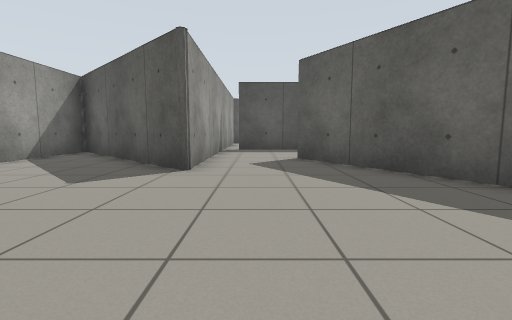
View 1 (above)

24 first-person views from a walk through a robot-simulator world made for Gazebo. The camera is 0.72 m above the floor, tilts 6° down and sees 85° across. The floor is counted in squares, 1 m on a side. Each view is taken from the middle of a square. On the plan, view 1 faces up. The plan holds only what a view shows up to about 10 squares ahead; the rest is blank.

View 2
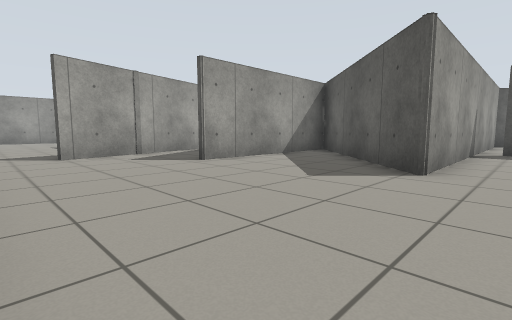

View 3
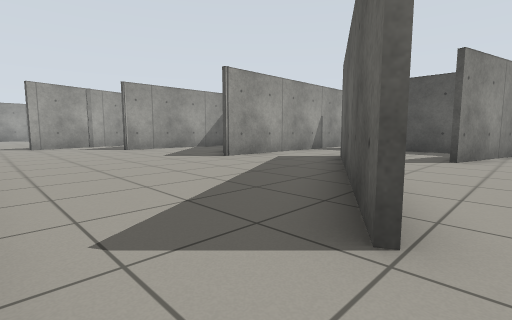

View 4
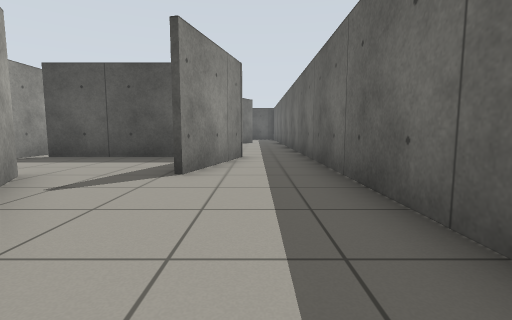

View 5
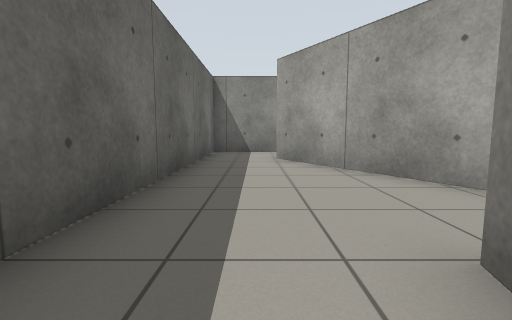

View 6
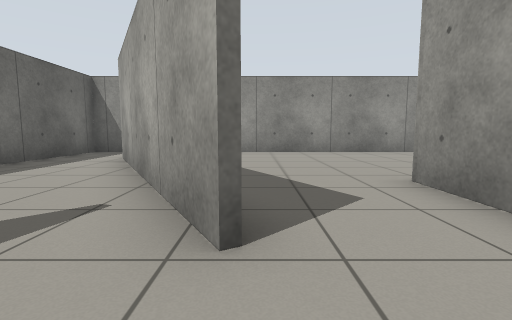

View 7
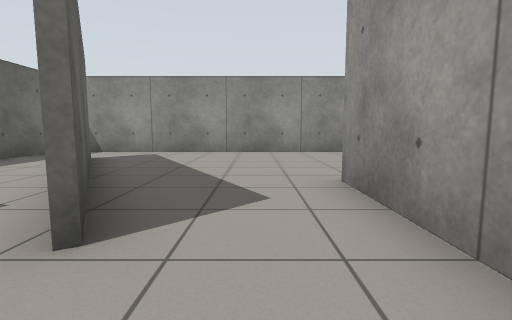

View 8
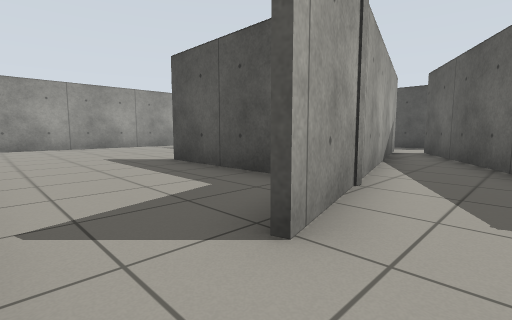

View 9
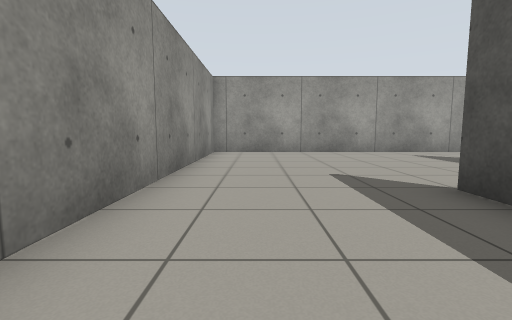

View 10
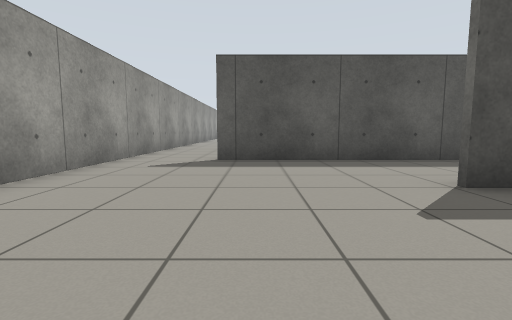

View 11
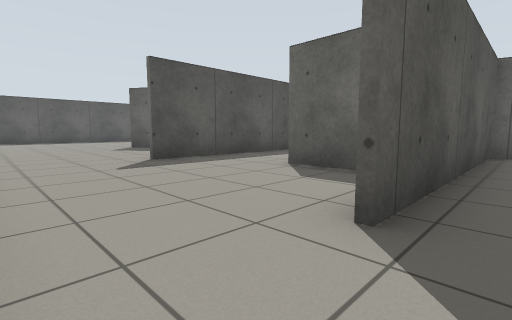

View 12
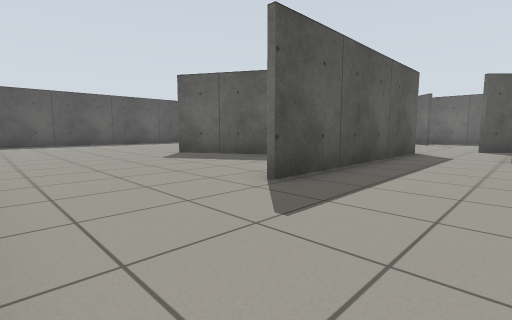

View 13
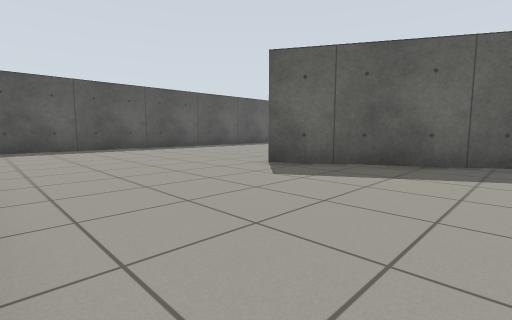

View 14
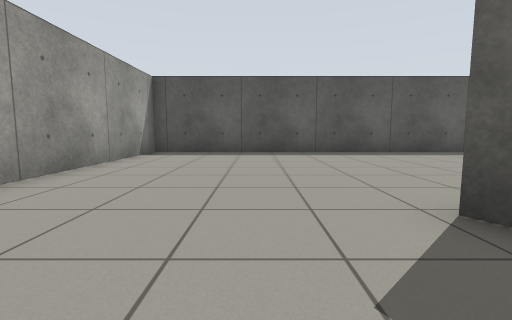

View 15
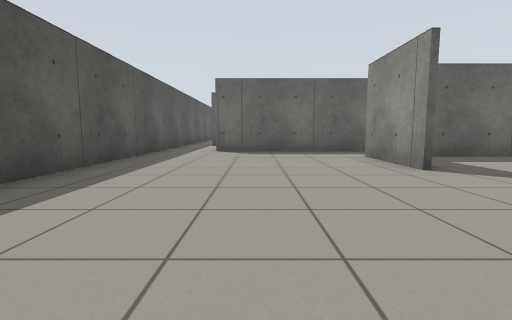

View 16
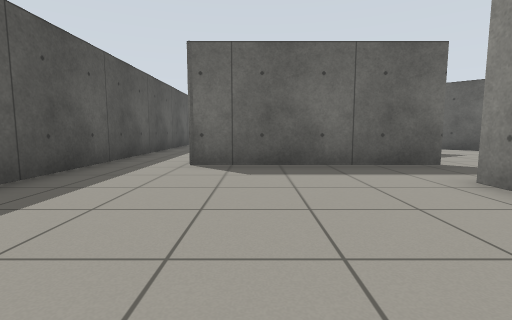

View 17
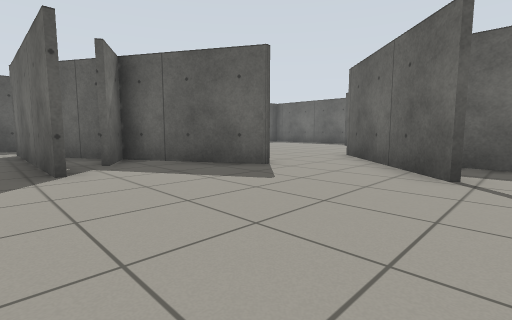

View 18
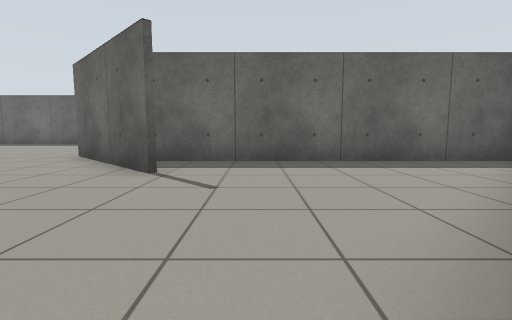

View 19
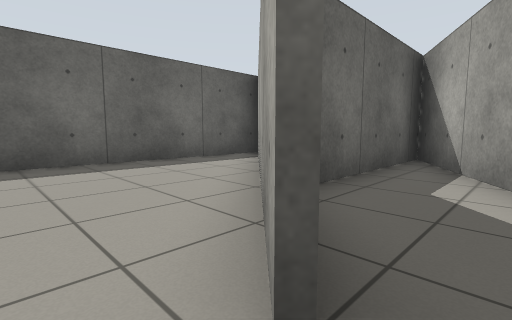

View 20
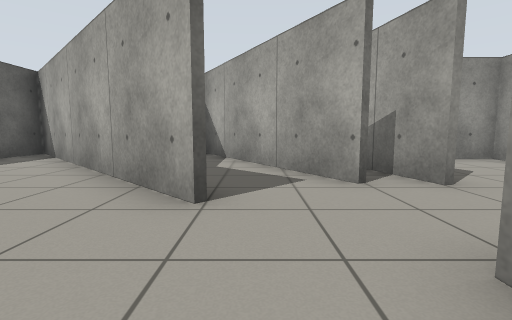

View 21
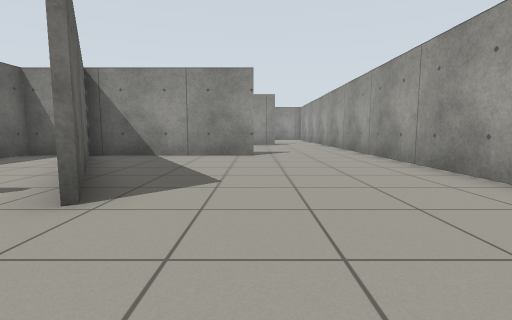

View 22
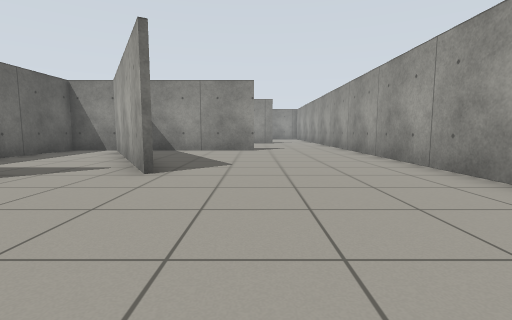

View 23
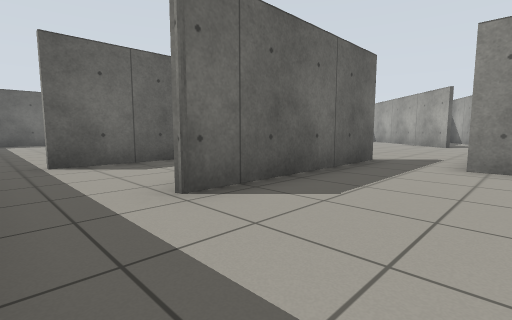

View 24
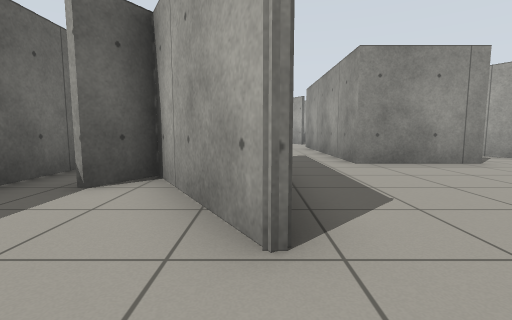

### Floor plan
Ten units are one square. View 1 is at (0, 0); x grows to the right and y downward. Boxes are objects, and circles mark ways between rooms. Rooms are numbered by the first view taken in them; rooms with no view inside come last. Other rooms are left out.
<svg viewBox="-199 -259 268 268">
<path fill="none" stroke="#000" d="M-12 -74 -12 -49 -58 -95M12 -74 45 -17M44 -16 11 -73M-60 -42 -60 -65M-44 4 64 4 64 -116M-58 -80 -58 -39M-71 -62 -58 -40M-72 -62 -96 -103M47 -108 38 -75M-105 -104 -81 -13M31 -106 -7 -106M-12 -111 -12 -74M-160 -128 -93 -128 -93 -172M-111 -129 -143 -184M-141 -185 -109 -128M-91 -127 -160 -127M-120 -189 -92 -189M-141 -82 -141 -99M-140 -70 -130 -70M-72 -181 -72 -236 -54 -204M-96 -63 -97 -68 -170 -68M-55 -204 -48 -216M-85 -35 -134 -35M-36 -198 -36 -241M-27 -254 -194 -254 -194 4 -115 4M-34 -137 -1 -170M-75 -114 -14 -53 -14 -144M-68 -105 -76 -113M-58 -95 -58 -80M-35 -170 -54 -203 -61 -191M-95 -104 -71 -62M-60 -65 -60 -88M-92 -189 -92 -149"/>
<circle cx="30" cy="-70" r="3" fill="#2a7"/>
<circle cx="5" cy="-65" r="3" fill="#2a7"/>
<circle cx="-85" cy="-5" r="3" fill="#2a7"/>
<circle cx="-80" cy="-190" r="3" fill="#2a7"/>
<circle cx="-95" cy="-115" r="3" fill="#2a7"/>
<text x="0" y="-40">1</text>
<text x="10" y="-90">2</text>
<text x="-140" y="-140">3</text>
<text x="-50" y="-130">4</text>
</svg>
Room 1 opens to room 2. Room 1 opens to room 3. Room 3 opens to room 4.

Where each view was taken, in squares from view 1:
view 1: 0 up, 0 right, facing up
view 2: 0 up, 0 right, facing up-left
view 3: 0 up, 5 right, facing up-left
view 4: 3 up, 5 right, facing up
view 5: 9 up, 5 right, facing down
view 6: 9 up, 1 right, facing down
view 7: 9 up, 0 right, facing down
view 8: 0 up, 7 left, facing up-left
view 9: 1 up, 10 left, facing left
view 10: 0 up, 16 left, facing up
view 11: 6 up, 19 left, facing up-right
view 12: 10 up, 19 left, facing up-right
view 13: 14 up, 19 left, facing up-right
view 14: 16 up, 16 left, facing up
view 15: 22 up, 17 left, facing right
view 16: 22 up, 13 left, facing right
view 17: 13 up, 8 left, facing up-right
view 18: 12 up, 8 left, facing right
view 19: 12 up, 8 left, facing down-right
view 20: 14 up, 8 left, facing down
view 21: 21 up, 16 left, facing down
view 22: 23 up, 16 left, facing down
view 23: 25 up, 10 left, facing down-right
view 24: 25 up, 7 left, facing down
